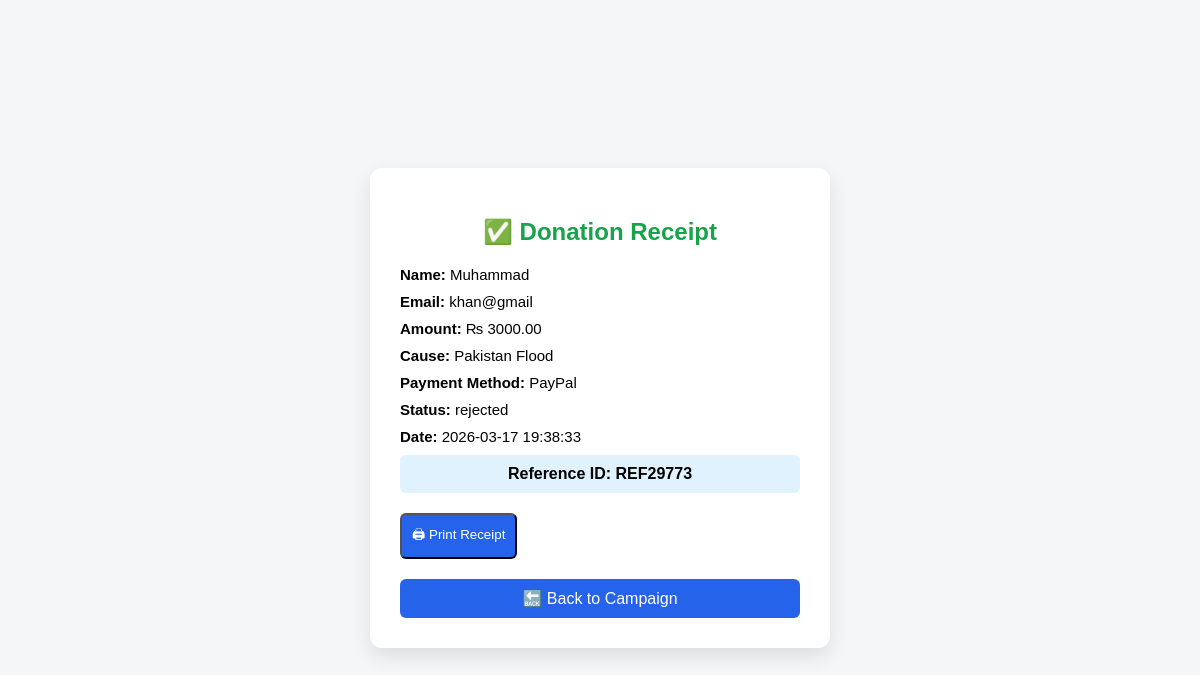
The page /frontend/receipt.php?ref=REF29773 on the database its author committed.
### tables this page shows
CREATE TABLE `donations` (
  `id` int(11) NOT NULL,
  `full_name` varchar(100) DEFAULT NULL,
  `email` varchar(100) DEFAULT NULL,
  `amount` decimal(10,2) DEFAULT NULL,
  `cause` varchar(50) DEFAULT NULL,
  `payment_method` varchar(50) DEFAULT NULL,
  `status` varchar(20) DEFAULT 'pending',
  `created_at` timestamp NOT NULL DEFAULT current_timestamp(),
  `reference_id` varchar(30) DEFAULT NULL
);

### frontend/receipt.php (the view, shortened to what this page needs)
<?php
$reference = $_GET['ref'];
require_once __DIR__ . "/../backend/config/db.php";
$query = "SELECT * FROM donations WHERE reference_id='$reference' LIMIT 1";
$result = mysqli_query($conn, $query);
$data = mysqli_fetch_assoc($result);
?>
<!DOCTYPE html>
<html>
<head>
</head>
<body>
<div class="receipt">
  <h2>✅ Donation Receipt</h2>
  <p><strong>Name:</strong> <?= $data['full_name'] ?></p>
  <p><strong>Email:</strong> <?= $data['email'] ?></p>
  <p><strong>Amount:</strong> ₨ <?= $data['amount'] ?></p>
  <p><strong>Cause:</strong> <?= $data['cause'] ?></p>
  <p><strong>Payment Method:</strong> <?= $data['payment_method'] ?></p>
  <p><strong>Status:</strong> <?= $data['status'] ?></p>
  <p><strong>Date:</strong> <?= $data['created_at'] ?></p>
  <div class="ref">
    Reference ID: <?= $data['reference_id'] ?>
  </div>
  <button class="btn" onclick="window.print()">🖨 Print Receipt</button>
  <a href="/online-donation-box/<?= strtolower(str_replace(' ', '-', $data['cause'])) ?>.php?payment=success" class="btn">
  🔙 Back to Campaign
</a>
</div>
</body>
</html>

### frontend/receipt.php (style rules this page uses)
body { font-family: Arial; background: #f4f6f8; display: flex; justify-content: center; align-items: center; height: 100vh; }
.receipt { background: white; padding: 30px; border-radius: 12px; width: 400px; box-shadow: 0 8px 20px rgba(0,0,0,0.1); }
h2 { text-align: center; color: #16a34a; }
p { margin: 10px 0; font-size: 15px; }
.ref { background: #e0f2fe; padding: 10px; border-radius: 6px; text-align: center; margin-top: 10px; font-weight: bold; }
.btn { display: block; margin-top: 20px; text-align: center; padding: 10px; background: #2563eb; color: white; text-decoration: none; border-radius: 6px; cursor: pointer; }

### rows shown on the page
donations: full_name "Muhammad", email "khan@gmail", amount "3000.00", cause "Pakistan Flood", payment_method "PayPal", status "rejected", created_at "2026-03-17 19:38:33", reference "REF29773"
